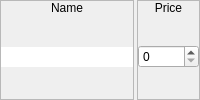
          <widget class="QWidget" name="widget_13" native="true">
           <property name="sizePolicy">
            <sizepolicy hsizetype="Preferred" vsizetype="Fixed">
             <horstretch>0</horstretch>
             <verstretch>0</verstretch>
            </sizepolicy>
           </property>
           <layout class="QHBoxLayout" name="horizontalLayout_2">
            <property name="spacing">
             <number>3</number>
            </property>
            <property name="leftMargin">
             <number>0</number>
            </property>
            <property name="topMargin">
             <number>0</number>
            </property>
            <property name="rightMargin">
             <number>0</number>
            </property>
            <property name="bottomMargin">
             <number>0</number>
            </property>
            <item>
             <widget class="QFrame" name="frame_3">
              <property name="frameShape">
               <enum>QFrame::StyledPanel</enum>
              </property>
              <property name="frameShadow">
               <enum>QFrame::Raised</enum>
              </property>
              <layout class="QVBoxLayout" name="verticalLayout_3">
               <property name="spacing">
                <number>0</number>
               </property>
               <property name="leftMargin">
                <number>0</number>
               </property>
               <property name="topMargin">
                <number>0</number>
               </property>
               <property name="rightMargin">
                <number>0</number>
               </property>
               <property name="bottomMargin">
                <number>0</number>
               </property>
               <item>
                <widget class="QLabel" name="label_3">
                 <property name="sizePolicy">
                  <sizepolicy hsizetype="Preferred" vsizetype="Fixed">
                   <horstretch>0</horstretch>
                   <verstretch>0</verstretch>
                  </sizepolicy>
                 </property>
                 <property name="text">
                  <string>Name</string>
                 </property>
                 <property name="alignment">
                  <set>Qt::AlignCenter</set>
                 </property>
                </widget>
               </item>
               <item>
                <widget class="QWidget" name="widget_3" native="true">
                 <layout class="QHBoxLayout" name="horizontalLayout_10">
                  <property name="spacing">
                   <number>0</number>
                  </property>
                  <property name="leftMargin">
                   <number>0</number>
                  </property>
                  <property name="topMargin">
                   <number>0</number>
                  </property>
                  <property name="rightMargin">
                   <number>0</number>
                  </property>
                  <property name="bottomMargin">
                   <number>0</number>
                  </property>
                  <item>
                   <widget class="QLineEdit" name="leName">
                    <property name="maxLength">
                     <number>8</number>
                    </property>
                    <property name="frame">
                     <bool>false</bool>
                    </property>
                   </widget>
                  </item>
                 </layout>
                </widget>
               </item>
              </layout>
             </widget>
            </item>
            <item>
             <widget class="QFrame" name="frame_4">
              <property name="frameShape">
               <enum>QFrame::StyledPanel</enum>
              </property>
              <property name="frameShadow">
               <enum>QFrame::Raised</enum>
              </property>
              <layout class="QVBoxLayout" name="verticalLayout_4">
               <property name="spacing">
                <number>0</number>
               </property>
               <property name="leftMargin">
                <number>0</number>
               </property>
               <property name="topMargin">
                <number>0</number>
               </property>
               <property name="rightMargin">
                <number>0</number>
               </property>
               <property name="bottomMargin">
                <number>0</number>
               </property>
               <item>
                <widget class="QLabel" name="label_4">
                 <property name="sizePolicy">
                  <sizepolicy hsizetype="Preferred" vsizetype="Fixed">
                   <horstretch>0</horstretch>
                   <verstretch>0</verstretch>
                  </sizepolicy>
                 </property>
                 <property name="text">
                  <string>Price</string>
                 </property>
                 <property name="alignment">
                  <set>Qt::AlignCenter</set>
                 </property>
                </widget>
               </item>
               <item>
                <widget class="QWidget" name="widget_4" native="true">
                 <layout class="QHBoxLayout" name="horizontalLayout_11">
                  <property name="spacing">
                   <number>0</number>
                  </property>
                  <property name="leftMargin">
                   <number>0</number>
                  </property>
                  <property name="topMargin">
                   <number>0</number>
                  </property>
                  <property name="rightMargin">
                   <number>0</number>
                  </property>
                  <property name="bottomMargin">
                   <number>0</number>
                  </property>
                  <item>
                   <widget class="QSpinBox" name="numPrice">
                    <property name="maximum">
                     <number>65535</number>
                    </property>
                   </widget>
                  </item>
                 </layout>
                </widget>
               </item>
              </layout>
             </widget>
            </item>
           </layout>
          </widget>
